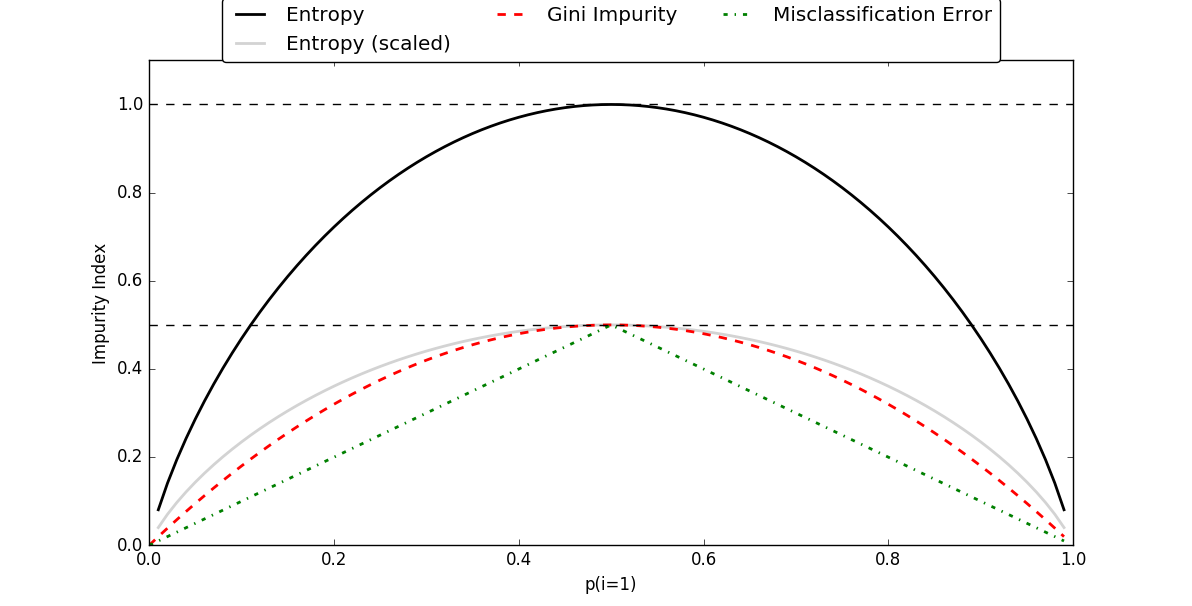

The script that drew this image:
# This script displays a chart showing the output of
# various impurity measurements. Impurity measurements
# are used in binary decision trees, likely we won't use
# binary decision trees for our project, but interesting
# nonetheless in my opinion

import matplotlib.pyplot as plt
import numpy as np
 
# Three functions for three types of impurity measurements
# Lots of documentation on these impurity measurements on Wikipedia
def gini(p):
    return (p)*(1 - (p)) + (1 - p)*(1 - (1 - p))

def entropy(p):
    return - p*np.log2(p) - (1 - p)*np.log2((1 - p))

def error(p):
    return 1 - np.max([p, 1 - p])

# define array x starting at zero
# ending at 1.0, step 0.01
x = np.arange(0.0, 1.0, 0.01)

# Python list comprehension, gotta love it
# look it up on the man pages if you don't know what I'm talking about
ent = [entropy(p) if p != 0 else None for p in x]
sc_ent = [e*0.5 if e else None for e in ent]
err = [error(i) for i in x]

# Creates a new figure in plot and a new subplot
fig = plt.figure()

# The subplot definition creates 1 row, 1 column, and selects the first plot
ax = plt.subplot(111)

# This for loop loops through four arrays at once using zip()
for i, lab, ls, c, in zip([ent, sc_ent, gini(x), err], \
        ['Entropy', 'Entropy (scaled)', \
        'Gini Impurity', 'Misclassification Error'], \
        ['-', '-', '--', '-.'],
        ['black', 'lightgray', 'red', 'green', 'cyan']):
    # creates a new line with given values
    line = ax.plot(x, i, label=lab, linestyle=ls, lw=2, color=c)

# This next chunk is all formatting of the plot, look it up
# in the help pages if it's unclear
ax.legend(loc='upper center', bbox_to_anchor=(0.5, 1.15),\
        ncol=3, fancybox=True, shadow=False)
ax.axhline(y=0.5, linewidth=1, color='k', linestyle='--')
ax.axhline(y=1.0, linewidth=1, color='k', linestyle='--')
plt.ylim([0, 1.1])
plt.xlabel('p(i=1)')
plt.ylabel('Impurity Index')
plt.show()
